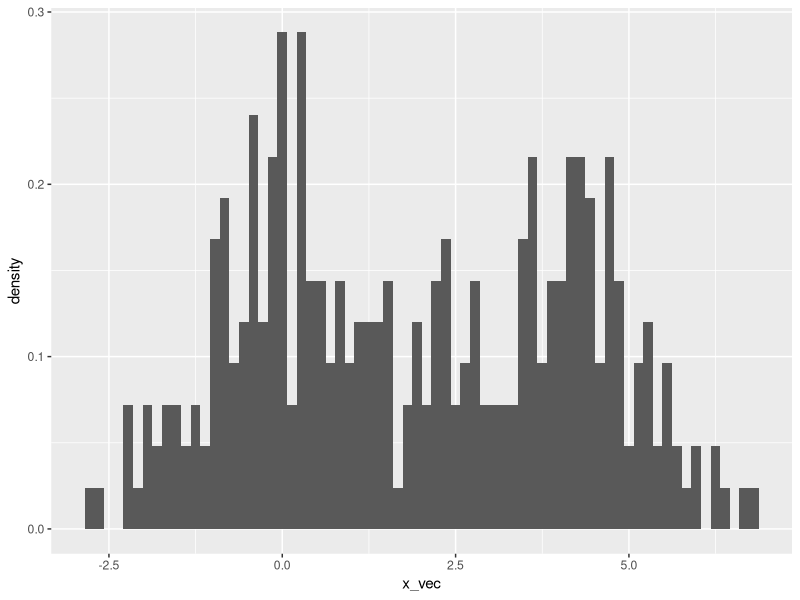
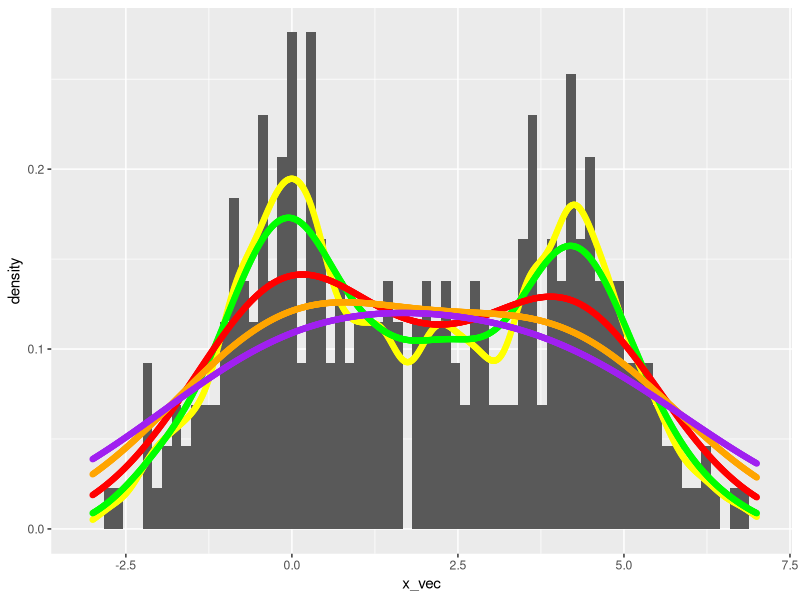

The R script that drew these images, in order:
'
Kernel Density Estimation
'
# Load necessary packages
library(tidyverse)
library(ggplot2)
library(dplyr)


# Generate sample 
x_vec1 <- rnorm(150,0,1.2)
x_vec2 <- rnorm(150,4,1.2)
x_vec <- c(x_vec1,x_vec2)
min(x_vec)
max(x_vec)

ggplot() + geom_histogram(aes(x_vec, ..density..), bins = 70) #plot

# Probability Density Function
pdf_func <- function(x) {
  return(exp(-1 * ((x ** 2) / 2)) / sqrt(2 * pi))
}

# Kernel Density Estimation function
kde_func <- function (x,sample,band) {
  input = (x - sample)/band
  values = sapply (input , pdf_func) 
  est = sum(values)/(length(sample)*band) 
  return(est)
}

# Generating evaluation points
eval_points  = seq(-3,7,0.01)
length(eval_points)

#Obtaining KDE of he eval points for various h values
kde1 = sapply (eval_points,kde_func,sample = x_vec,band = 0.25)
kde2 = sapply (eval_points,kde_func,sample = x_vec,band = 0.50)
kde3 = sapply (eval_points,kde_func,sample = x_vec,band = 1)
kde4 = sapply (eval_points,kde_func,sample = x_vec,band = 1.5)
kde5 = sapply (eval_points,kde_func,sample = x_vec,band = 2)

#Plotting the KDE on the original plot
ggplot() + geom_histogram(aes(x_vec, ..density..), bins = 70) + geom_point(aes(eval_points, kde1), col = 'yellow') + geom_point(aes(eval_points, kde2), col = 'green') + geom_point(aes(eval_points, kde3), col = 'red') + geom_point(aes(eval_points, kde4), col = 'orange') + geom_point(aes(eval_points, kde5), col = 'purple') 

"
As we increase the value of h, the curve lines or density estimate curves become flatter as we can see from the plot generated.
For small values of h such as 0.25,0.50 the curve seems to take a shape closer to the real distribution.
In this case h = 0.50 seems ideal for this univariate distribution.
"

